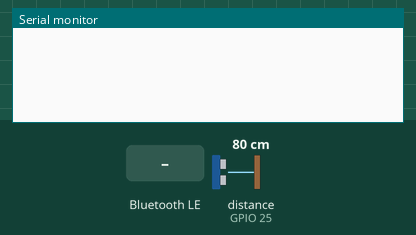
Simulated run of this sketch. Board: ESP32. Shown: the last lines printed to the serial monitor. Wiring (inferred from the names in the program): ultrasonic range finder: trigger GPIO 26; echo GPIO 25. The inputs (shaded band) are chosen by the test bench; at power-on: distance to the obstacle (sensor on GPIO 25) 80 cm. The echo pulse lasts 58.3 µs per cm; nothing arrives over Bluetooth unless stated; a phone connects over Bluetooth LE 3 s after start.

Above: at 1.2 s.
1.3 s: Bluetooth LE write "1" received
At 2.6 s:
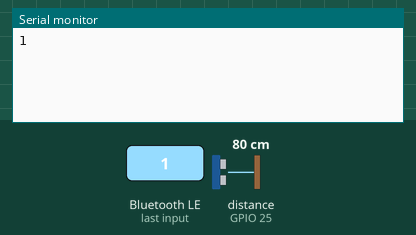
4.3 s: distance to the obstacle (sensor on GPIO 25) set to 2 cm
At 4.38 s:
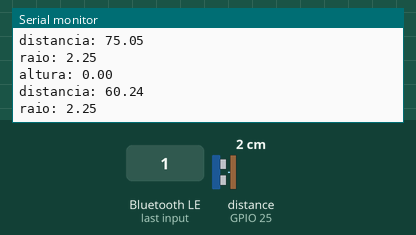
5.8 s: Bluetooth LE write "0" received
7.3 s: distance to the obstacle (sensor on GPIO 25) set to 4 cm
At 9.32 s:
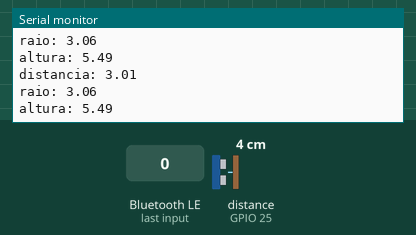
Timing chart, 0 to 9.8 s (numbered marks = the images above; inputs shaded):
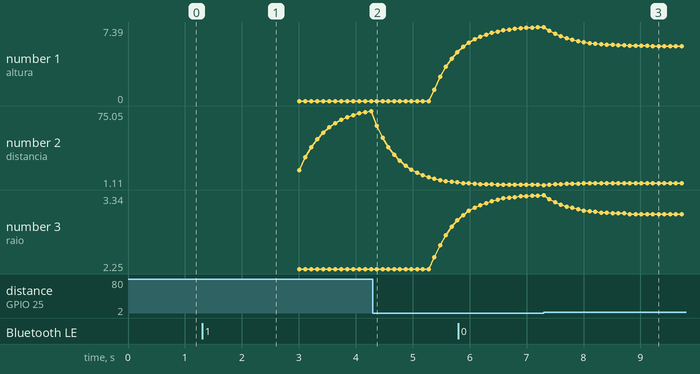

The sketch:

ble_server_sonico.ino
```cpp
#include <BLEDevice.h>
#include <BLEUtils.h>
#include <BLEServer.h>
#include <BLE2902.h>

BLECharacteristic *characteristicTX0, *characteristicTX1, *characteristicTX2, *characteristicTX3,*characteristicTX4, *characteristicTX5;

bool deviceConnected = false;
float tempo,volume,dist,media,altura,raio = 0.0;
int comando = 0;
#define trigger GPIO_NUM_26
#define echo GPIO_NUM_25


#define Alcool  "2aaa9a64-6c81-4718-95eb-92fcdc1f95c8"
#define CHARACTERISTIC_UUID_TX0 "a140d3d3-4ece-4c37-9a12-37de04b65e4b"

#define Oleo "c4352ec5-7869-462b-b064-9065a9a55800"
#define CHARACTERISTIC_UUID_TX1 "17df5d0b-7068-4f0e-93d3-49033485eef5"

#define Essencia1 "30bc2c8b-8f34-4ecc-abd6-213827478e2d"
#define CHARACTERISTIC_UUID_TX2 "405e4e26-a4de-4ff8-b2a2-c8a9465f2a6c"

#define Essencia2 "d5a74415-fc98-420d-a336-8238b4e54f5e"
#define CHARACTERISTIC_UUID_TX3 "9960735b-885f-455b-b3fd-e37f526eadd1"

#define Temperatura "1ec6580b-37ec-4205-b8ee-702c3e159347"
#define CHARACTERISTIC_UUID_TX4 "e86e8e83-2db0-4f6f-b2c3-7dfe6f3d4e22"

#define feedback_comandos "94b06173-3204-49d3-a0e9-f8fa8c762d42"
#define CHARACTERISTIC_UUID_TX5 "2825de61-5255-45ff-9bc7-0917bf54c2de"
#define CHARACTERISTIC_UUID_RX5 "a0b632f3-10e4-4917-9292-a335b1ff9409"


class CharacteristicCallbacks: public BLECharacteristicCallbacks {
     void onWrite(BLECharacteristic *characteristic) {
          //retorna ponteiro para o registrador contendo o valor atual da caracteristica
          std::string rxValue = characteristic->getValue();
          //verifica se existe dados (tamanho maior que zero)
          if (rxValue.length() > 0) {
               for (int i = 0; i < rxValue.length(); i++) {
             Serial.print(rxValue[i]);
               }
               Serial.println();
                if (rxValue.find("receita1") != -1) {
                comando = 1;
               }
               else if (rxValue.find("receita2") != -1) {
                comando = 2;
               }
                else if (rxValue.find("receita3") != -1) {
                comando = 3;
               }
               else if (rxValue.find("limpeza") != -1) {
                comando = 4;
               }
          }
     }
};

//callback para receber os eventos de conexão de dispositivos
class ServerCallbacks: public BLEServerCallbacks {
    void onConnect(BLEServer* pServer) {
 deviceConnected = true;
    };

    void onDisconnect(BLEServer* pServer) {
 deviceConnected = false;
    }
};

void ultrassonico(gpio_num_t A, gpio_num_t B)
{
  gpio_set_direction(A, GPIO_MODE_OUTPUT);
  gpio_set_direction(B, GPIO_MODE_INPUT);
}

void sonico(gpio_num_t A, gpio_num_t B)
{


  gpio_set_level(A,0);
  delayMicroseconds(2);
  gpio_set_level(A,1);
  delayMicroseconds(10);
  gpio_set_level(A,0);
  tempo =((pulseIn(B,HIGH)));
}

void setup()
{

Serial.begin(115200);
 ultrassonico(trigger,echo);
  BLEDevice::init("Maquina de Sabao");//Da nome ao servidor bluetooth

  BLEServer *server = BLEDevice::createServer();//Cria o servidor Bluetooth
  server->setCallbacks(new ServerCallbacks());//seta funcao de callback para o servidor

  BLEService *service0 = server->createService(Alcool);//servico da agua
  BLEService *service1 = server->createService(Oleo);//servico do oleo
  BLEService *service2 = server->createService(Essencia1);//servico da essencia 1
  BLEService *service3 = server->createService(Essencia2);//servico da essencia 2
  BLEService *service4 = server->createService(Temperatura);//servico da temperatura
  BLEService *service5 = server->createService(feedback_comandos);//servico de comandos

  //cria as caracteristicas de notificacao.
  characteristicTX0 = service0->createCharacteristic(CHARACTERISTIC_UUID_TX0, BLECharacteristic::PROPERTY_NOTIFY);//cria as caracteristicas de notificacao.
  characteristicTX1 = service1->createCharacteristic(CHARACTERISTIC_UUID_TX1, BLECharacteristic::PROPERTY_NOTIFY);
  characteristicTX2 = service2->createCharacteristic(CHARACTERISTIC_UUID_TX2, BLECharacteristic::PROPERTY_NOTIFY);
  characteristicTX3 = service3->createCharacteristic(CHARACTERISTIC_UUID_TX3, BLECharacteristic::PROPERTY_NOTIFY);
  characteristicTX4 = service4->createCharacteristic(CHARACTERISTIC_UUID_TX4, BLECharacteristic::PROPERTY_NOTIFY);
  characteristicTX5 = service5->createCharacteristic(CHARACTERISTIC_UUID_TX5, BLECharacteristic::PROPERTY_NOTIFY);

  //adiciona descritor a caracteristica.
  characteristicTX0 ->addDescriptor(new BLE2902());
  characteristicTX1 ->addDescriptor(new BLE2902());
  characteristicTX2 ->addDescriptor(new BLE2902());
  characteristicTX3 ->addDescriptor(new BLE2902());
  characteristicTX4 ->addDescriptor(new BLE2902());
  characteristicTX5 ->addDescriptor(new BLE2902());

  BLECharacteristic *characteristic0 = service5->createCharacteristic(CHARACTERISTIC_UUID_RX5,BLECharacteristic::PROPERTY_WRITE);

    characteristic0->setCallbacks(new CharacteristicCallbacks());//seta a funcao de callback no servico 5.

    // Inicia os servicos
    service0->start();
    service1->start();
    service2->start();
    service3->start();
    service4->start();
    service5->start();

    // Inicia o advertisement (descoberta do ESP32)
    server->getAdvertising()->start();
}
void loop()
{
      if (deviceConnected) {
      sonico(trigger,echo);
    dist= (tempo/29/2)-1;
    media = (dist *(1-0.8))+(media*0.8);
    altura = 8.5-media;

    if (altura<0)
    {
      altura = 0;
    }
    raio = 0.14705882*altura +2.25;
    volume = (3.141592*(altura)/3)*(raio*raio + raio*2.25 +2.25*2.25);
    char txString[8],txString2[8];

  dtostrf(volume,2,2,txString);
  //dtostrf(pagode,2,2,txString2);
  characteristicTX0->setValue(txString); //seta o valor que a caracteristica notificará (enviar)
  characteristicTX0->notify();
 // characteristicTX1->setValue(txString2);
 // characteristicTX1->notify();
  Serial.print("altura: ");
  Serial.println(altura);
  Serial.print("distancia: ");
  Serial.println(media);
  Serial.print("raio: ");
  Serial.println(raio);

  delay(100);
  tempo = 0;
   }
  }
```

Measured:
- after the input at 1.3 s, the serial monitor: prints a new line after 0.05 s (image 1)
- after the input at 4.3 s, the serial monitor: prints a new line after 0.07 s (image 2)
- plotted number 1: 0 → 4.88 after the input at 4.3 s
- plotted number 2: 75.05 → 3.62 after the input at 4.3 s
- plotted number 3: 2.25 → 2.97 after the input at 4.3 s
